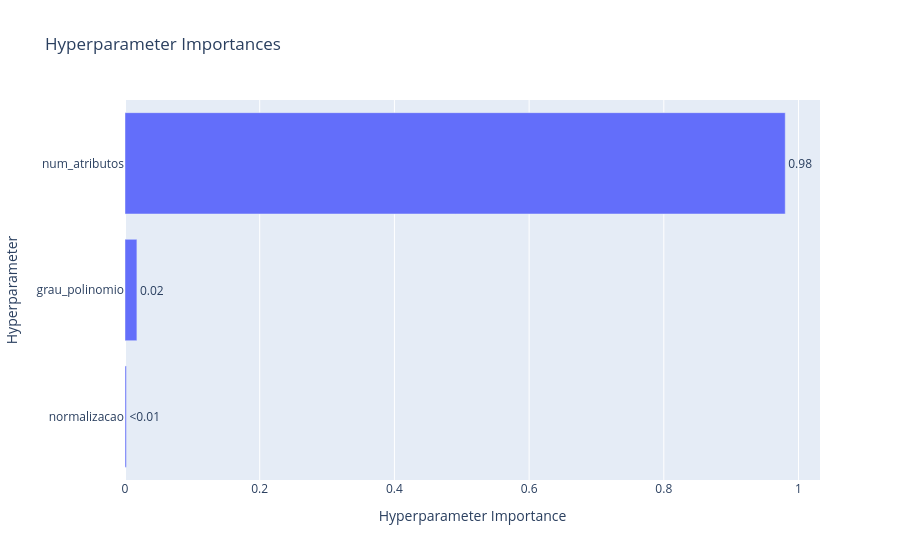

Write notebook code for a chart like this one.
### Markdown cell above
Pelo mesmo motivo do pipeline anterior, não há motivo de analisarmos o gráfico de histórico.

Vamos observar graficamente os resultados:

### Code cell
vis.plot_param_importances(estudo_linear_rfe)

### Figure 1 — Plotly figure (JSON) as saved in the notebook; plotly's stock layout.template omitted (floating-point values rounded to 4 significant figures)
{"data": [{"cliponaxis": false, "hovertemplate": ["normalizacao (CategoricalDistribution): 0.0020354859367268875<extra></extra>", "grau_polinomio (CategoricalDistribution): 0.017663517932971756<extra></extra>", "num_atributos (IntDistribution): 0.9803009961303013<extra></extra>"], "name": "Objective Value", "orientation": "h", "text": ["<0.01", "0.02", "0.98"], "textposition": "outside", "type": "bar", "x": [0.002035, 0.01766, 0.9803], "y": ["normalizacao", "grau_polinomio", "num_atributos"]}], "layout": {"title": {"text": "Hyperparameter Importances"}, "xaxis": {"title": {"text": "Hyperparameter Importance"}}, "yaxis": {"title": {"text": "Hyperparameter"}}}}
